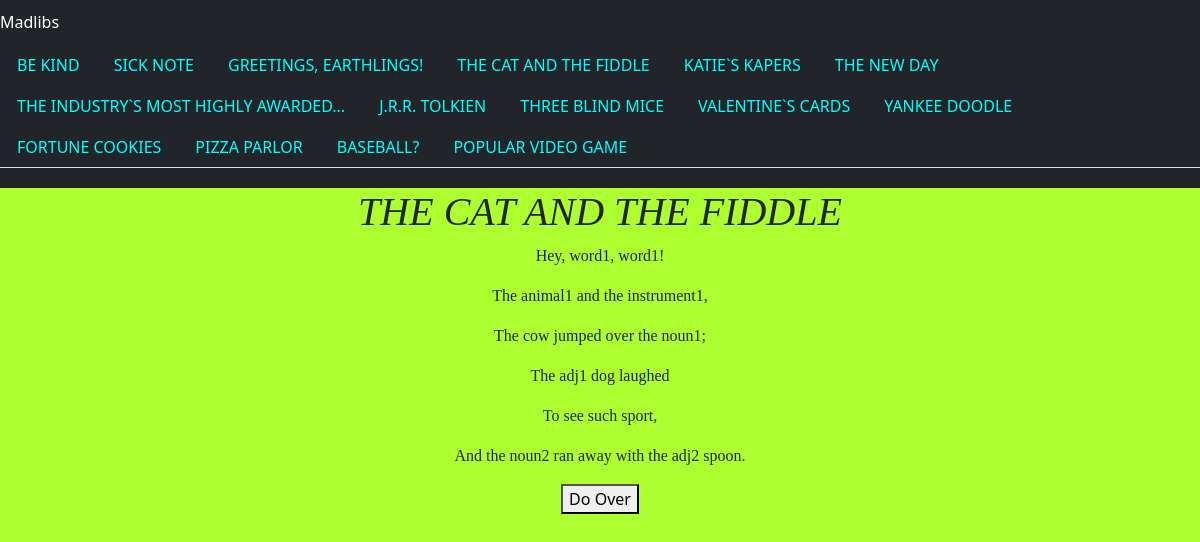
Before: /MadLibDatabase/cat_fiddle/ with the older database file.
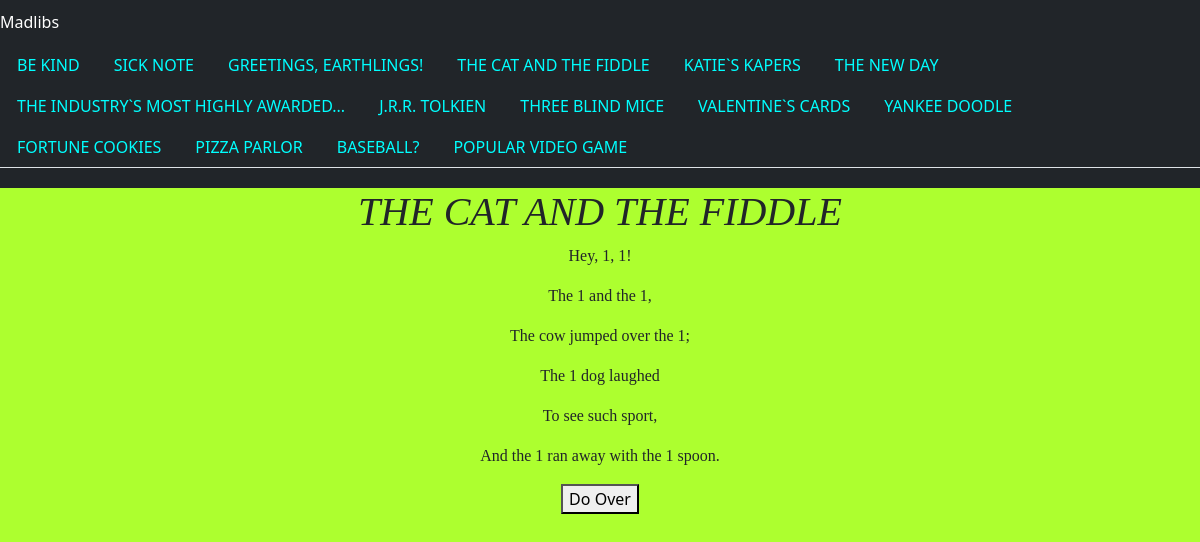
After: the same page with the newer database file.
### MadlibDatabase/models.py (models this page shows)
class CatFiddle(models.Model):
    CatFiddle_word1 = models.CharField(max_length=200)
    CatFiddle_animal1 = models.CharField(max_length=200)
    CatFiddle_instrument1 = models.CharField(max_length=200)
    CatFiddle_adj1 = models.CharField(max_length=200)
    CatFiddle_adj2 = models.CharField(max_length=200)
    CatFiddle_noun1 = models.CharField(max_length=200)
    CatFiddle_noun2 = models.CharField(max_length=200)

### MadlibDatabase/views.py (the view)
# urls.py: path('cat_fiddle/', views.cat_fiddle, name="cat_fiddle"),
def cat_fiddle(request):
    cat_fiddle_list = CatFiddle.objects.all()
    context = {
        'cat_fiddle_list': cat_fiddle_list,
    }
    return render(request, 'cat_fiddle/madlibs.html', context)

### MadlibDatabase/templates/cat_fiddle/madlibs.html (shortened to what this page needs)
{% extends 'base.html' %}
{% block body %}
    <h1>THE CAT AND THE FIDDLE</h1>
    {% with cat_fiddle_list|first as first_object %}
        <p>Hey, {{ first_object.CatFiddle_word1 }}, {{ first_object.CatFiddle_word1 }}!</p>
        <p>The {{ first_object.CatFiddle_animal1 }} and the {{ first_object.CatFiddle_instrument1 }},</p>
        <p>The cow jumped over the {{ first_object.CatFiddle_noun1 }};</p>
        <p>The {{ first_object.CatFiddle_adj1 }} dog laughed</p>
        <p>To see such sport,</p>
        <p>And the {{ first_object.CatFiddle_noun2 }} ran away with the {{ first_object.CatFiddle_adj2 }} spoon.</p>
    {% endwith %}
    <a href="{% url 'cat_fiddle_form' %}"><button type="reset">Do Over</button></a>
{% endblock %}

Changed rows visible on the page:
removed CatFiddle: CatFiddle_word1 "word1", CatFiddle_animal1 "animal1", CatFiddle_instrument1 "instrument1", CatFiddle_noun1 "noun1", CatFiddle_adj1 "adj1", CatFiddle_noun2 "noun2", CatFiddle_adj2 "adj2"
added CatFiddle: CatFiddle_word1 "1", CatFiddle_animal1 "1", CatFiddle_instrument1 "1", CatFiddle_noun1 "1", CatFiddle_adj1 "1", CatFiddle_noun2 "1", CatFiddle_adj2 "1"
